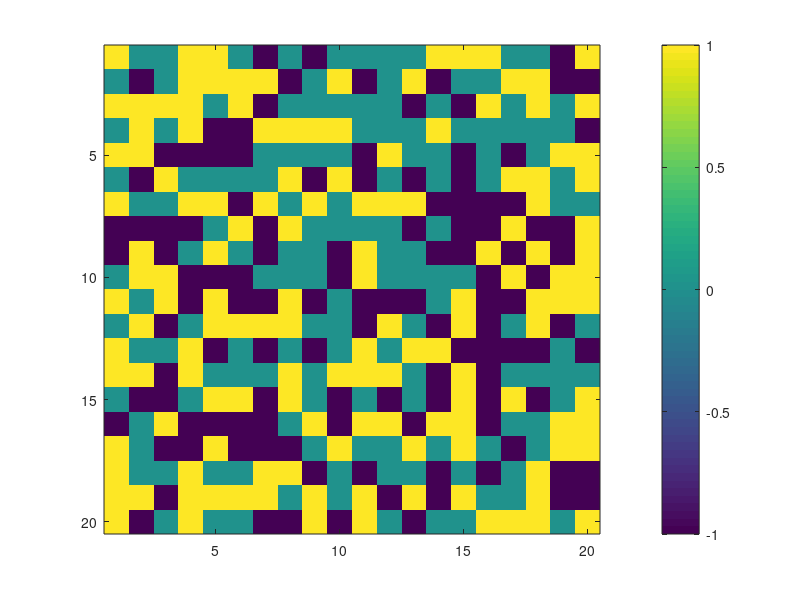
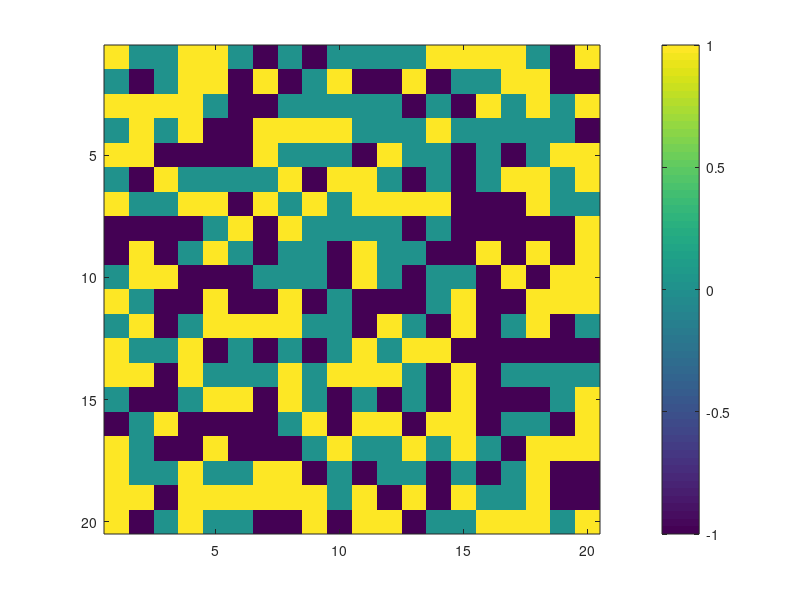
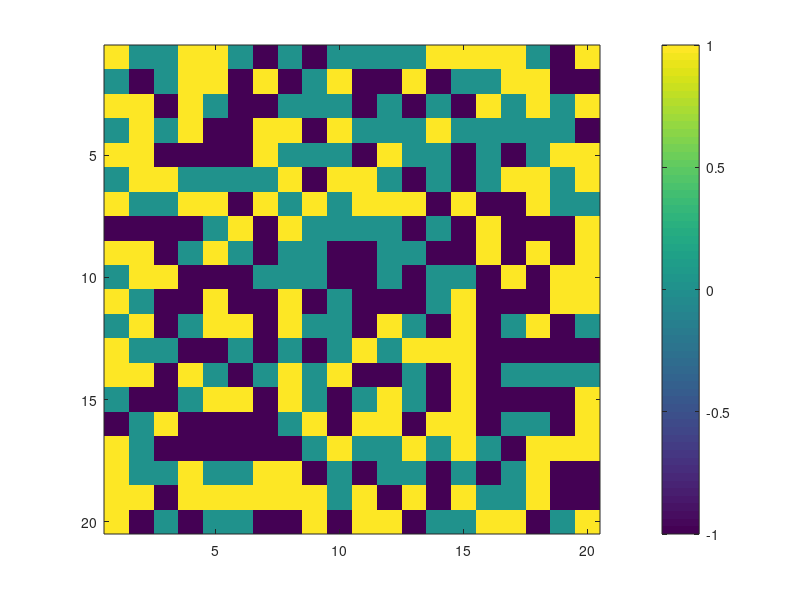
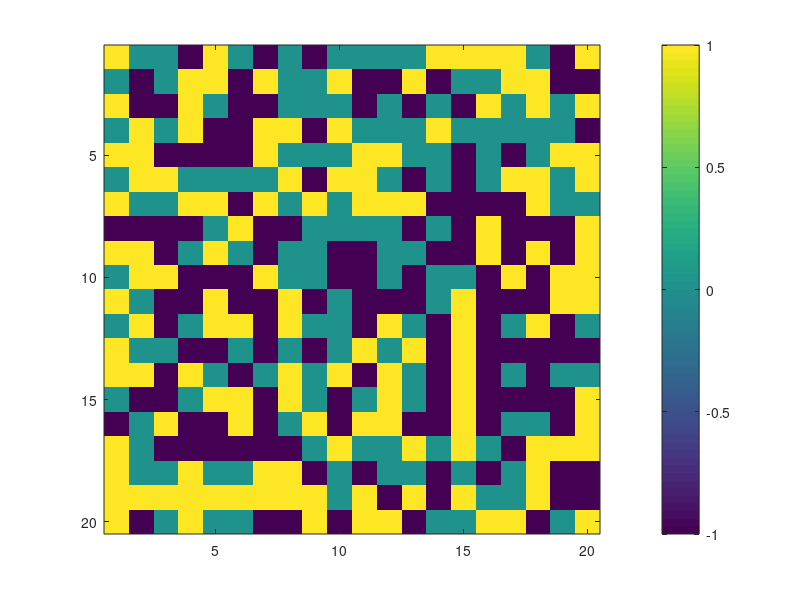

These charts were generated, in order, by the following MATLAB code:
%% Order of Magnitude in Physics problems
%% Project of Netta Yosef & Elyasaf Cohen
%% Model the renewal of forest after fire.
% We'll using Ising Model to calculate what will be more likely to grown in
% each area cell of the forest. 
%% Assumption:
% There are some initial value of probabilty to what is likely to grow in
% each area cell.
% For simplicty there will be 2 different types of plants. (A/B)

clear
% clc
close all


A = [0.2760    0.4984    0.7513    0.9593    0.8407;
     0.6797    0.9597    0.2551    0.5472    0.2543;
     0.6551    0.3404    0.5060    0.1386    0.8143;
     0.1626    0.5853    0.6991    0.1493    0.2435;
     0.1190    0.2238    0.8909    0.2575    0.9293];
% A reresent the probabilty of each point in matrix to grow an A tree.

B = [0.3500    0.3517    0.2858    0.0759    0.1299;
     0.1966    0.8308    0.7572    0.0540    0.5688;
     0.2511    0.5853    0.7537    0.5308    0.4694;
     0.6160    0.5497    0.3804    0.7792    0.0119;
     0.4733    0.9172    0.5678    0.9340    0.3371];
% B reresent the probabilty of each point in matrix to grow an B tree.
 
E = [0.1622    0.6020    0.4505    0.8258    0.1067;
    0.7943    0.2630    0.0838    0.5383    0.9619;
    0.3112    0.6541    0.2290    0.9961    0.0046;
    0.5285    0.6892    0.9133    0.0782    0.7749;
    0.1656    0.7482    0.1524    0.4427    0.8173];
% E reresent the probabilty of each point in matrix to extinction.
Size = 20;
rng('default');
A = rand(Size);
B = rand(Size);
E = rand(Size);

% A = 3*ones(Size);

% nomalize probabilty:
S = A+B+E;
A = A./S;
B = B./S;
E = E./S;

% Concatenate the matriecs along 3rd dimension then use max.
S = cat(3,B,E,A);
[~,f] = max(S,[],3);
f = f-2;

figure;
imagesc(f)
colorbar
% Now f represnt the field -> Each point in f matrix tell what kind of
% plants do we have at that point. 1 for A, -1 for B, 0 for E.
%
% End of initializing the system
%% The Hamiltonian
% Next, we define the "energy" that mean how the plants interact each
% other. There will be positive interaction that the tree prefer more of
% his kind.
% On the other side we'll define also negetive interaction that trees are
% gives somebenefits to other planets and surpress his kinds of plants.

% First we'll try to consider just nearest neighborhoods.
% n stand for the number of neighborhoods
n = 4;

% define arbitrary parameters
aa = 1;
bb = 1;
ee = 0;

ab1 = 1;
ab2 = 0;
ba1 = 1;
ba2 = 0;

ae = 10;
be = 10;

ea = 1;
eb = 1;

% A-A and B-B interaction
Haa = @(x) -aa*x.*(x-n);
Hbb = @(x) -bb*x.*(x-n);
Hee = @(x) 0;

% A-B inteaction
Hab1 = @(x) ab2*n/2;
Hab2 = @(x) ab2*n/2;
Hba1 = @(x) ba2*n/2;
Hba2 = @(x) ba2*n/2;

% A-E and A-B interaction. How A/B effected from E that around
Hae = @(x) ae*x;
Hbe = @(x) be*x;

% E-A and B-E interaction. How E effected from A/B that around
Hea = @(x) -ea*x;
Heb = @(x) -ea*x;

Ha = @(a,b,e) Haa(a) + Hab1(b) + Hab2(b) + Hae(e);
Hb = @(a,b,e) Hbb(b) + Hba1(a) + Hba2(a) + Hbe(e);
He = @(a,b,e) Hee(e) + Hea(a) + Heb(b);

H = @(X,a,b,e) Ha(a,b,e)*(X==1) + Hb(a,b,e)*(X==-1) + He(a,b,e)*(X==0);



%% Monte-Carlo
% N is the number of the iteration for our model we choose period of 20
% years and we assumed that nothing chages in less then a season.
rng('default');
rand(3);
N = 20*4;
% 0.7 + 0.2/N*x % this line make the probabilty after 80 test to be 0.7 of more
P = @(x) exp( log(0.7 + 0.25/N/2*x) /N );



[II,JJ] = meshgrid(1:Size);

numOfA = zeros(1,N);
distance_to_prev = zeros(1,N);
distance_to_start = zeros(1,N);
f_start = f;
count = 0;
count2 = 0;

for n = 1:N
    RandIndex = randperm(Size^2);
    f_prev = f;
    
for kk = RandIndex
    ii = II(kk);
    jj = JJ(kk);
    
    f_site = f(ii,jj);
    
    % check nn - nearest neighborhoods
    nn = [f(mod(ii-2,Size)+1,jj) f(mod(ii,Size)+1,jj) f(ii,mod(jj-2,Size)+1) f(ii,mod(jj,Size)+1)];
    a = sum(nn == 1);
    b = sum(nn == -1);
    e = sum(nn == 0);
    
    Ea = (tanh(Ha(a,b,e))+1)./2;
    Eb = (tanh(Hb(a,b,e))+1)./2;
    Ee = (tanh(He(a,b,e))+1)./2;
    
    
    if f_site == 1 % f_site == A
        Pa = P(n);
        Pb = (1-Pa)*Eb./(Eb+Ee);
        Pe = (1-Pa)*Ee./(Eb+Ee);
    elseif f_site == -1 % f_site == B
        Pb = P(n);
        Pa = (1-Pb)*Ea./(Ea+Ee);
        Pe = (1-Pb)*Ee./(Ea+Ee);
    elseif f_site == 0 % f_site == E
        Pe = P(n);
        Pa = (1-Pe)*Ea./(Eb+Ea);
        Pb = (1-Pe)*Eb./(Eb+Ea);
    end
%     Ea = (tanh(Ha(a,b,e))+1)./2;
%     Eb = (tanh(Hb(a,b,e))+1)./2;
%     Ee = (tanh(He(a,b,e))+1)./2;
%     
%     Ea = (atan(Ha(a,b,e))+pi./2)./pi;
%     Eb = (atan(Hb(a,b,e))+pi./2)./pi;
%     Ee = (atan(He(a,b,e))+pi./2)./pi;
%     
%     E = [Eb Ee Ea];
%     I = f_site+2;
%     I_Logic = false(1,3);
%     I_Logic(I) = true;
%     E(~I_Logic) = 0;
%     
%     self_factor = 300;
%     Etot = self_factor*E(I) + sum([Eb Ee Ea]);
%     
%     Ea = (Ea+self_factor*E(3))./Etot;
%     Eb = (Eb+self_factor*E(1))./Etot;
%     Ee = 0*(Ee+self_factor*E(2))./Etot;
% 
%     Etot = Ea + Eb + Ee;
%     Ea = Ea./Etot;
%     Eb = Eb./Etot;
%     Ee = Ee./Etot;

    [~,I] = max([Pb Pe Pa]);
    I = I-2;
    
    if I ~= f_site
        f(ii,jj) = I;
        count = count + 1;
    else
        count2 = count2 + 1;
        r = rand(1);
        if r < Pa
            f(ii,jj) = 1;
        elseif r < Pa + Pe
            f(ii,jj) = 0;
        else
            f(ii,jj) = -1;
        end
    end
end

if mod(n,10) == 0
    figure;
    imagesc(f)
    colorbar
end

numOfA(n) = sum(sum(f==1));
distance_to_prev(n) = sum(sum(f~=f_prev));
distance_to_start(n) = sum(sum(f~=f_start));
end
%%
figure;
plot(numOfA)
title('numOfA')
figure;
hist(distance_to_prev)
title('distance from prev f')
figure;
plot(distance_to_start)
title('distance from start f')
count
count2
distance_to_start(N)./Size.^2

%%
%
num = get(gcf,'Number');
for ii = num:-1:1
    figure(ii)
end

for ii = num-2:num
    figure(ii)
end
    
%}